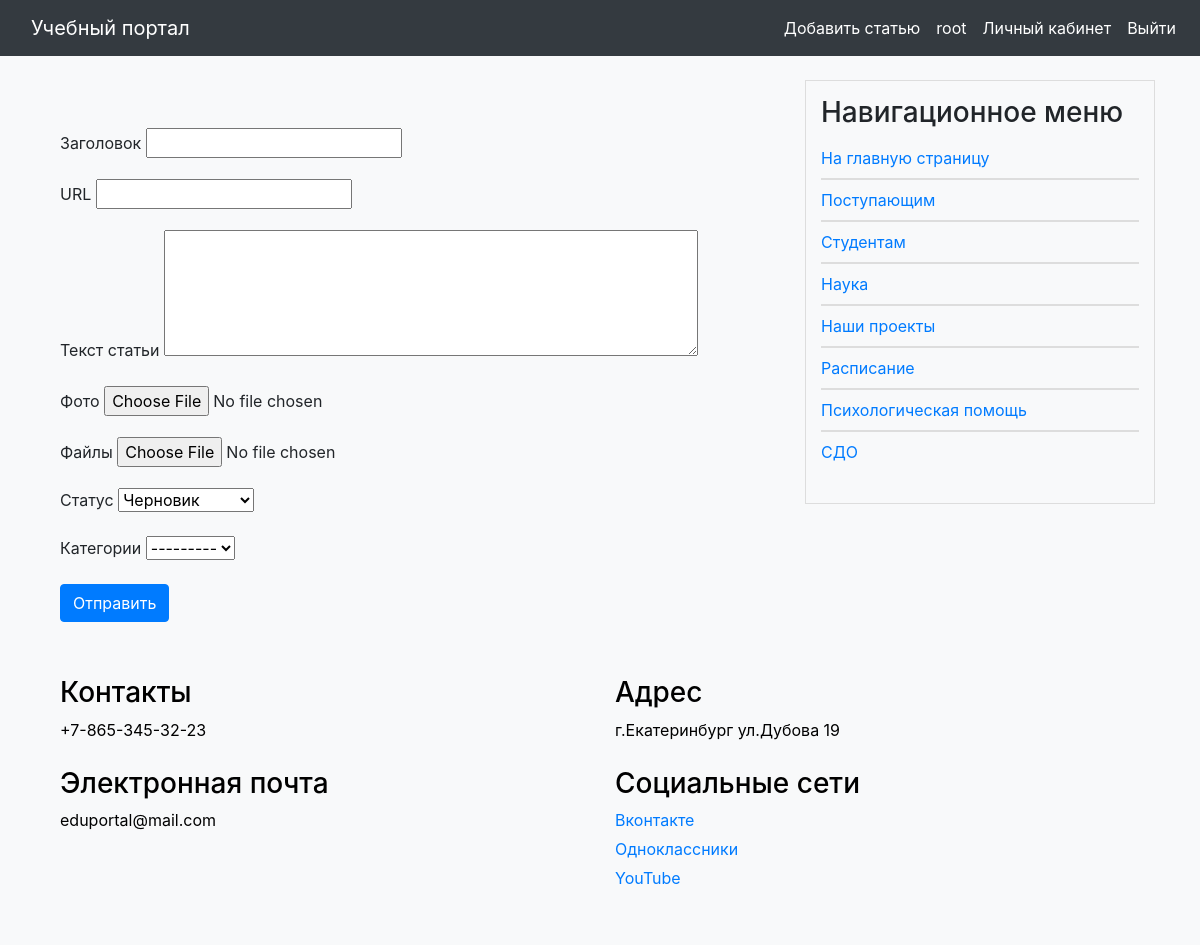
The page /addpage/ (signed in) on the database its author committed.
### users/models.py (models this page shows, shortened)
class User(AbstractUser):
    class Status(models.IntegerChoices):
        NO_CURATOR = 0, 'Не куратор'
        CURATOR = 1, 'Куратор'
    surname = models.CharField(max_length=255, blank=True, verbose_name='Отчество')
    photo = models.ImageField(upload_to="users/%Y/%m/%d/", blank=True, null=True, verbose_name="Фотография")
    date_birth = models.DateTimeField(blank=True, verbose_name="Дата рождения")
    cat_user = models.ForeignKey('CategoryUser', on_delete=models.PROTECT, related_name='users',
                                 default=None, null=True, verbose_name='Категория пользователя')
    group_stud = models.ForeignKey('GroupStudents', blank=True, related_name='groups',
                                   verbose_name='Группа пользователя', on_delete=models.PROTECT, default=None,
                                   null=True)
    phone_number = models.CharField(max_length=100, unique=True, blank=True, verbose_name='Номер телефона')
    courses = models.ManyToManyField('education.Courses', related_name='course_teacher',
                                     verbose_name='Курсы преподавателя', null=True, blank=True)
    is_curator = models.BooleanField(choices=tuple(map(lambda x: (bool(x[0]), x[1]), Status.choices)),
                                     default=Status.NO_CURATOR, verbose_name="Статус кураторства")

### portal/models.py (models this page shows, shortened)
class ShowInfo(models.Model):
    class Meta:
        verbose_name = 'Основная информация'
        verbose_name_plural = 'Основная информация'
    title = models.CharField(max_length=255, verbose_name='Заголовок')
    slug = models.SlugField(max_length=255, unique=True, db_index=True, verbose_name='Slug')
    photo = models.ImageField(upload_to='photos/info', default=None,
                              blank=True, null=True, verbose_name='Фото')
    file = models.FileField(upload_to='file/%Y/%m/%d/', default=None,
                            blank=True, null=True, verbose_name='Файлы')
    content = models.TextField(blank=True, verbose_name='Текст статьи')
    def get_absolute_url(self):
        return reverse('show_info', kwargs={'info_slug': self.slug})

### portal/views.py (the view, shortened to what this page needs)
# urls.py: path('addpage/', views.AddPage.as_view(), name='add_page'),
class AddPage(PermissionRequiredMixin, LoginRequiredMixin, CreateView):
    form_class = AddPostForm
    template_name = 'portal/addpage.html'
    title_page = 'Добавление статьи'
    permission_required = 'portal.add_articlesandnews'

### portal/forms.py (shortened to what this page needs)
class AddPostForm(forms.ModelForm):
    class Meta:
        model = ArticlesAndNews
        fields = ['title', 'slug', 'content', 'photo', 'file', 'is_published', 'cat']
        widgets = {
            'title': forms.TextInput(attrs={'class': 'form-input'}),
            'content': forms.Textarea(attrs={'cols': 50, 'rows': 5}),
        }
        labels = {'slug': 'URL'}

### portal/context_processors.py (called while the page is built)
def get_portal_context(request):
    navigate = ShowInfo.objects.all()
    return {'navigate': navigate}

### portal/models.py (called while the page is built)
    def __str__(self):
        return self.title

### portal/templates/portal/addpage.html (shortened to what this page needs)
{% extends 'base.html' %}
{% block content %}
  <div class="container mt-5">
    <form action="" method="post" enctype="multipart/form-data">
      {% for field in form %}
        <div class="mb-3">
          <label for="{{ field.id_for_label }}" class="form-label">{{ field.label }}</label>
          {{ field }}
        </div>
      {% endfor %}
      <button type="submit" class="btn btn-primary">Отправить</button>
    </form>
  </div>
{% endblock %}

### templates/base.html (shortened to what this page needs)
{% load static %}
<!DOCTYPE html>
<html lang="en">
<head>
    <link rel="stylesheet" href="https://stackpath.bootstrapcdn.com/bootstrap/4.3.1/css/bootstrap.min.css">
    <link rel="stylesheet" href="https://cdn.jsdelivr.net/npm/bootstrap-icons@1.10.5/font/bootstrap-icons.css">
    <link type="text/css" href="{% static 'portal/css/styles.css' %}" rel="stylesheet" />
</head>
<body>
<nav class="navbar navbar-expand-lg navbar-dark bg-dark fixed-top navbar-custom">
    <a class="navbar-brand" href="/">Учебный портал</a>
    <div class="collapse navbar-collapse" id="navbarNav">
    <ul class="navbar-nav ml-auto">
        {% if user.is_authenticated %}
            {% if request.user.cat_user_id == 3 %}
                <li class="nav-item">
                    <a class="nav-link" href="addpage/">Добавить статью</a>
                </li>
            {% endif %}
            <li class="nav-item">
                <a class="nav-link" href="{% url 'users:profile' %}">{{ user.username }}</a>
            </li>
            <li class="nav-item">
                <a class="nav-link" href="{% url 'education:personal-area' %}">Личный кабинет</a>
            </li>
            <li class="nav-item">
                <a class="nav-link" href="{% url 'users:logout' %}">Выйти</a>
            </li>
        {% endif %}
    </ul>
</div>
</nav>
<div class="container mt-4">
    <div class="row">
        <div class="col-md-8">
            {% block content %}
            {% endblock %}
        </div>
        <div class="col-md-4">
            <div class="nav-block">
                <h3>Навигационное меню</h3>
                <ul>
                    {% if request.path != '/' and request.resolver_match.namespace != 'education' %}
                        <li><a href="/">На главную страницу</a></li>
                    {% endif %}
                    {% if request.resolver_match.namespace == 'education' %}
                        {% if request.user.cat_user_id == 1 %}
                            {% if request.user.group_stud %}
                                <li><a href="{% url 'education:my_group' %}">Моя группа</a></li>
                            {% endif %}
                            <li><a href="{% url 'education:for_students' %}">Для студентов</a></li>
                            <li><a href="{% url 'education:tests' %}">Тесты</a></li>
                            <li><a href="{% url 'education:library' %}">Библиотека</a></li>
                        {% elif request.user.cat_user_id == 2 %}
                            {% if request.user.group_stud %}
                                <li><a href="{% url 'education:my_group' %}">Моя группа</a></li>
                            {% endif %}
                            <li><a href="{% url 'education:for_teacher' %}">Для преподавателей</a></li>
                            <li><a href="{% url 'education:tests' %}">Тесты</a></li>
                            <li><a href="{% url 'education:library' %}">Библиотека</a></li>
                        {% endif %}
                    {% else %}
                        {% for n in navigate %}
                            <li><a href="{{ n.get_absolute_url }}">{{ n.title }}</a></li>
                        {% endfor %}
                    {% endif %}
                </ul>
            </div>
        </div>
    </div>
</div>
<div class="container mt-4">
    <div class="footer">
    <div class="container">
        <div class="row">
            <div class="col-md-6">
                <h3>Контакты</h3>
                <p>+7-865-345-32-23</p>
            </div>
            <div class="col-md-6">
                <h3>Адрес</h3>
                <p>г.Екатеринбург
                ул.Дубова 19</p>
            </div>
            <div class="col-md-6">
                <h3>Электронная почта</h3>
                <p>eduportal@mail.com</p>
            </div>
            <div class="col-md-6">
                <h3>Социальные сети</h3>
                <p><a href="#">Вконтакте</a></p>
                <p><a href="#">Одноклассники</a></p>
                <p><a href="#">YouTube</a></p>
            </div>
        </div>
    </div>
</div>
</body>
</html>

### portal/static/portal/css/styles.css (style rules this page uses)
body { padding-top: 56px; background-color: #f8f9fa; }
.navbar-custom { background-color: #343a40; }
.navbar-custom , .navbar-custom .navbar-text { color: #ffffff; }
.navbar-brand { color: #ffffff; margin-left: 15px; }
.navbar-custom .navbar-nav .nav-link { color: #ffffff; }
.nav-block { background-color: #f8f9fa; padding: 15px; border: 1px solid #ddd; }
.nav-block ul { padding: 0; list-style-type: none; }
.nav-block li { border-top: 1px solid #ddd; border-bottom: 1px solid #ddd; margin: 0; padding: 8px 0; }
.nav-block li:first-child { border-top: none; }
.nav-block li:last-child { border-bottom: none; }
.footer { background-color: #f8f9fa; color: black; padding: 30px 0; width: 100%; }
.footer .row { display: flex; justify-content: space-between; flex-wrap: wrap; }
.footer .col-md-6 { margin-bottom: 20px; }
.footer .col-md-6 p { margin-bottom: 5px; }

### rows shown on the page
User: username "root"
ShowInfo: title "Поступающим"
ShowInfo: title "Студентам"
ShowInfo: title "Наука"
ShowInfo: title "Наши проекты"
ShowInfo: title "Расписание"
ShowInfo: title "Психологическая помощь"
ShowInfo: title "СДО"

### other values the page prints
{{ field.label }} "Заголовок" "URL" "Текст статьи" "Фото" "Файлы" "Статус" "Категории"
